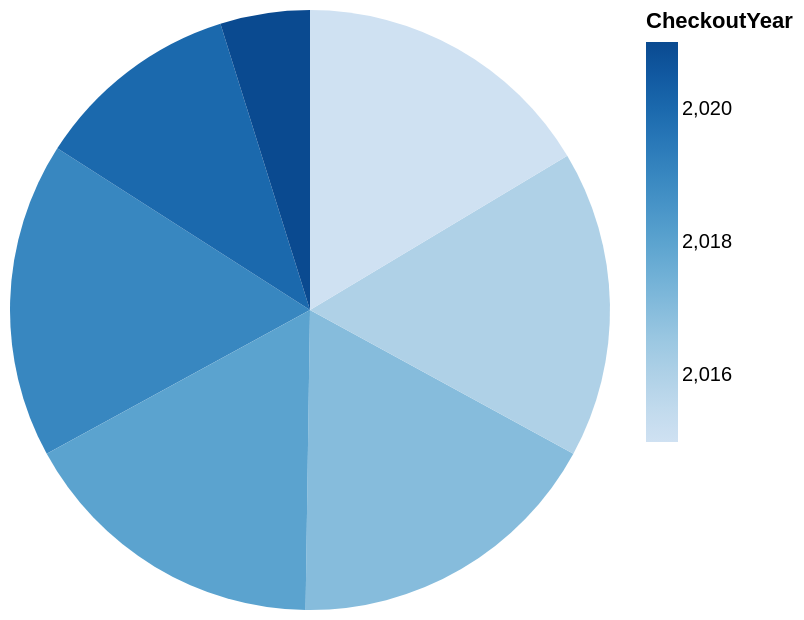

The notebook cell saved with this chart:
### Markdown cell above
Here I created the Altair chart for PublicationYear. You can see again it is very long and doesn't fit all of the data but at least it gives you a scroll bar to slide through instead of cramming it. It is also in chronological order but I am noticing the data needs to be cleaned because there are inconsistencies with the format of the years that should be standardized. I used filled area plot to hopefully see how it changed over time but with the amount of different timelines happening because of format, it didnt work very well

### Code cell
source = seattle_df['CheckoutYear'].value_counts().rename_axis('CheckoutYear').reset_index(name='counts')
alt.Chart(source).mark_arc().encode(
    theta="counts",
    color="CheckoutYear"
)

### Figure 1 — Vega-Lite specification as saved in the notebook (floating-point values rounded to 4 significant figures)
{"config": {"view": {"continuousWidth": 300, "continuousHeight": 300}}, "data": {"name": "data-df7b431131c40b33f5d20841b32f9ffc"}, "mark": {"type": "arc"}, "encoding": {"color": {"field": "CheckoutYear", "type": "quantitative"}, "theta": {"field": "counts", "type": "quantitative"}}, "$schema": "https://vega.github.io/schema/vega-lite/v5.20.1.json", "datasets": {"data-df7b431131c40b33f5d20841b32f9ffc": [{"CheckoutYear": 2017, "counts": 48807}, {"CheckoutYear": 2019, "counts": 48032}, {"CheckoutYear": 2018, "counts": 47439}, {"CheckoutYear": 2016, "counts": 46705}, {"CheckoutYear": 2015, "counts": 46298}, {"CheckoutYear": 2020, "counts": 31383}, {"CheckoutYear": 2021, "counts": 13623}]}}
